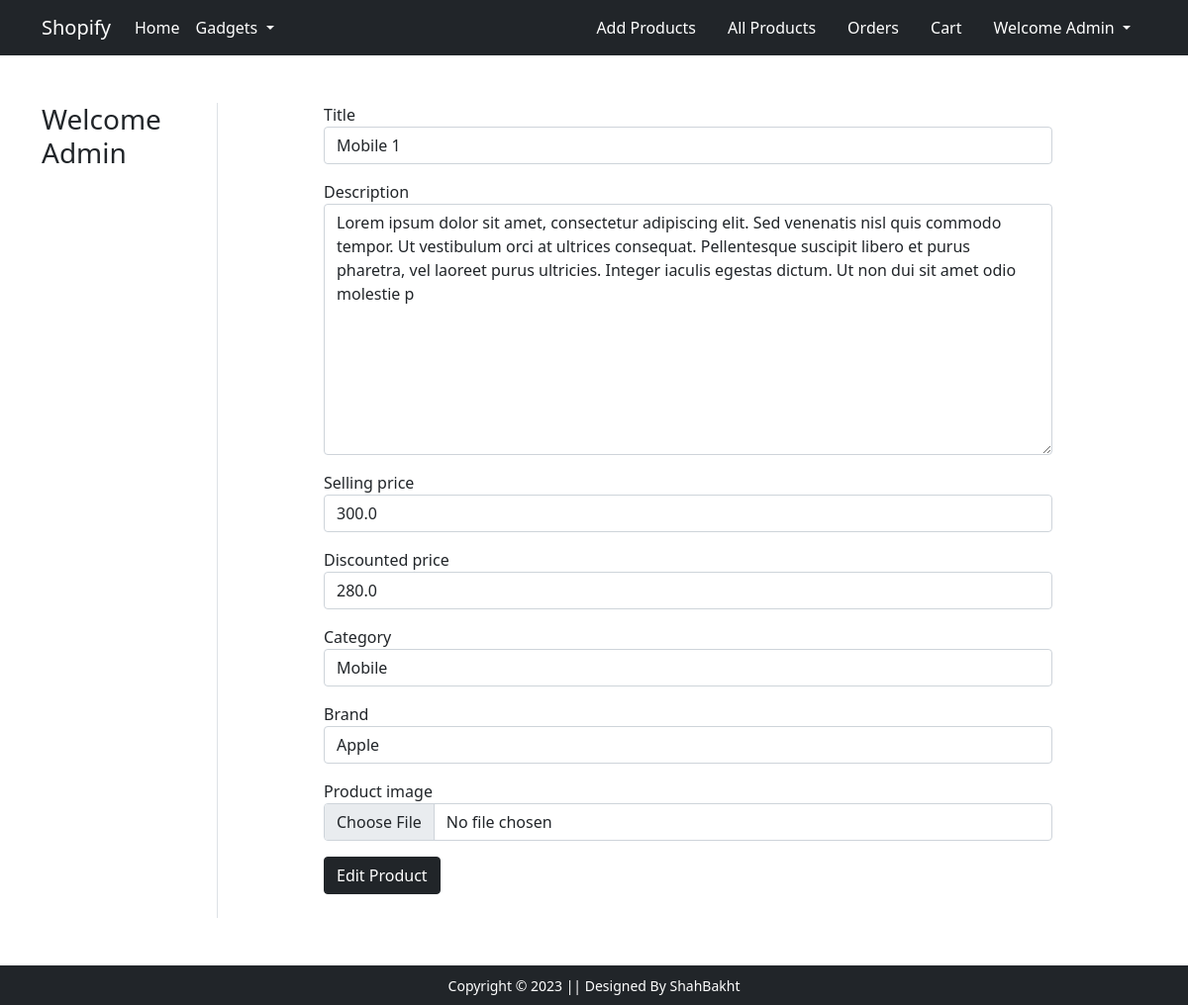
/admins/products/20/edit (signed in), run on the app's committed database.
### main/models.py (models this page shows, shortened)
class Product(models.Model):
  title = models.CharField(max_length=100)
  description = models.TextField()
  selling_price = models.FloatField()
  discounted_price = models.FloatField()
  brand = models.CharField(max_length=100)
  category = models.CharField(choices=CATEGORIES, max_length=50)
  product_image = models.ImageField(upload_to='products_images')

### main/views.py (the view)
# urls.py: path('admins/products/<int:product_id>/edit', views.edit_product, name="edit_product"),
@login_required(login_url='login')
def edit_product(request, product_id):
  if request.user.is_superuser:
    product = Product.objects.get(id=product_id)
    if request.method == 'POST':
      form = ProductForm(request.POST, request.FILES, instance=product)
      if form.is_valid():
        form.save()
        messages.success(request, 'Product has been successfully updated!')
        return redirect(reverse('products'))
    else:
      form = ProductForm(label_suffix='', instance=product)
    template_name = 'main/edit_product.html'
    context = {
      'form': form,
      'product_id': product_id,
    }
    return render(request, template_name, context)
  else:
    return redirect(reverse('home'))

### main/forms.py (shortened to what this page needs)
class ProductForm(forms.ModelForm):
  class Meta:
    model = Product
    fields = ['title', 'description', 'selling_price', 'discounted_price', 'category', 'brand', 'product_image']
    widgets = {
      'title': forms.TextInput(attrs={'class': 'form-control'}),
      'description': forms.Textarea(attrs={'class': 'form-control'}),
      'selling_price': forms.NumberInput(attrs={'class': 'form-control'}),
      'discounted_price': forms.NumberInput(attrs={'class': 'form-control'}),
      'category': forms.Select(attrs={'class': 'form-control'}),
      'brand': forms.TextInput(attrs={'class': 'form-control'}),
      'product_image': forms.FileInput(attrs={'class': 'form-control'}),
    }

### main/templates/main/edit_product.html (shortened to what this page needs)
{% extends 'main/base.html' %}
{% load static %}
{% block main-content %}
<div class="container my-5">
 <div class="row">
  <div class="col-sm-2 border-end">
    <h3>Welcome {{ request.user.username | capfirst }}</h3>
  </div>
  <div class="col-sm-8 offset-sm-1">
    {% if form%}
    <form action="{% url 'edit_product' product_id %}" method="post" enctype="multipart/form-data" novalidate>
      {% for fm in form %}
        <div class="mb-3 form-group">
          {{fm.label_tag}}
          {{ fm }}
        </div>
      {% endfor %}
      <div class="text-start">
        <input type="submit" class="btn btn-dark" value="Edit Product">
      </div>
      <br>
    </form>
    {% endif %}
  </div>
 </div>
</div>
{% endblock main-content %}

### main/templates/main/base.html (shortened to what this page needs)
<!doctype html>
{% load static %}
<html lang="en">
  <head>
    <link href="https://cdn.jsdelivr.net/npm/bootstrap@5.0.0-beta1/dist/css/bootstrap.min.css" rel="stylesheet">
    <link rel="stylesheet" href="{% static 'main/css/owl.carousel.min.css' %}">
    <link rel="stylesheet" href="{% static 'main/css/all.min.css' %}">
    <link rel="stylesheet" href="{% static 'main/css/style.css' %}">
  </head>
  <body>
    <nav class="navbar navbar-expand-lg navbar-dark bg-dark">
     <div class="container">
       <a class="navbar-brand" href="/">Shopify</a>
       <div class="collapse navbar-collapse" id="navbarSupportedContent">
         <ul class="navbar-nav me-auto mb-2 mb-lg-0">
           <li class="nav-item">
             <a class="nav-link active" aria-current="page" href="/">Home</a>
           </li>
           <li class="nav-item dropdown">
             <a class="nav-link dropdown-toggle text-white" href="#" id="electronicsDropdown" role="button" data-bs-toggle="dropdown" aria-expanded="false">
               Gadgets
             </a>
           </li>
         </ul>
         <div>
          <ul class="navbar-nav me-auto mb-2 mb-lg-0">
          {% if request.user.is_authenticated %}
            {% if request.user.is_superuser %}
              <li class="nav-item mx-2">
                <a href="{% url 'new_product' %}" class="nav-link text-white">Add Products</a>
              </li>
              <li class="nav-item mx-2">
                <a href="{% url 'products' %}" class="nav-link text-white">All Products</a>
              </li>
              <li class="nav-item mx-2">
                <a href="{% url 'admin_orders' %}" class="nav-link text-white">Orders</a>
              </li>
            {% endif %}
            <li class="nav-item mx-2">
              <a href="{% url 'shopping_cart' %}" class="nav-link text-white"> Cart </a>
            </li>
            <li class="nav-item dropdown mx-2">
              <a class="nav-link dropdown-toggle text-white" href="#" id="profileDropdown" role="button" data-bs-toggle="dropdown" aria-expanded="false">
                Welcome {{ request.user.username | capfirst }}
              </a>
            </li>
          {% endif %}
          </ul>
         </div>
       </div>
     </div>
    </nav>
    {% block main-content %} {% endblock main-content %}
    <footer class="container-fluid bg-dark text-center p-2 mt-5">
        <small class="text-white">Copyright &copy; 2023 || Designed By ShahBakht</small>
    </footer>
  </body>
</html>

### data on the page
Product: form "Mobile 1" "Lorem ipsum dolor sit amet, consectetur adipiscing elit. Sed venenatis nisl quis commodo tempor. Ut vestibulum orci at ultrices consequat. Pellentesque suscipit libero et purus pharetra, vel laoreet purus ultricies. Integer iaculis egestas dictum. Ut non dui sit amet odio molestie p" "300.0" "280.0" "Mobile" "Apple"

### other printed values
{{ request.user.username | capfirst }} "Admin"
{{ fm.label_tag }} "Title" "Description" "Selling price" "Discounted price" "Category" "Brand" "Product image"
